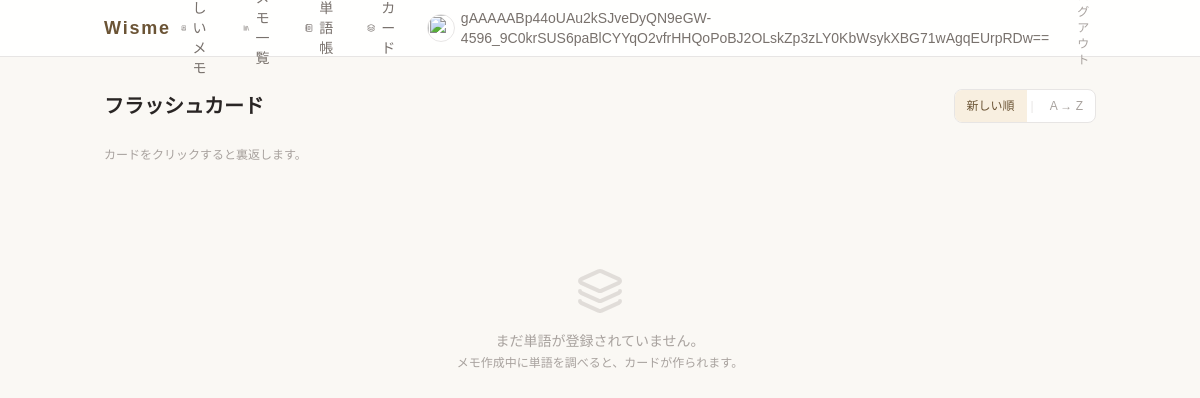
The app's page /wisme/quiz/ (signed in), older data.
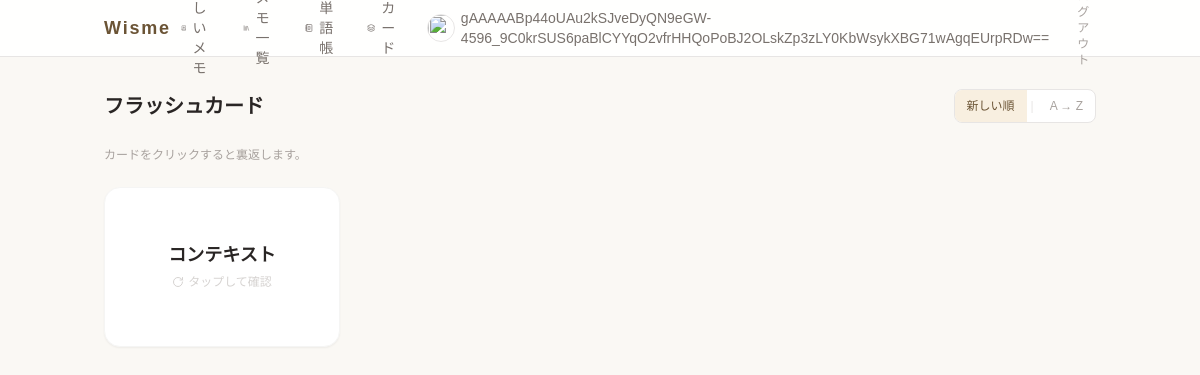
The same page, newer data.
### wisme/models.py (models this page shows, shortened)
class SearchedWord(models.Model):
    owner = models.ForeignKey(
        settings.AUTH_USER_MODEL,
        on_delete=models.CASCADE,
        null=True,
        blank=True,
        verbose_name="オーナー",
    )
    note = models.ForeignKey(
        Page,
        on_delete=models.CASCADE,
        related_name='words',
        null = True,
        blank = True,
        verbose_name = "関連メモ"
    )
    word = models.CharField(max_length=100,verbose_name="意味を知りたい単語")
    meaning = models.TextField(verbose_name="意味")
    created_at = models.DateTimeField(auto_now_add = True,verbose_name="検索日時")

### wisme/views.py (the view)
class FlashcardView(LoginRequiredMixin, ListView):
    model = SearchedWord
    template_name = 'wisme/flashcard.html'
    context_object_name = 'words'
    def get_queryset(self):
        qs = SearchedWord.objects.filter(owner=self.request.user).select_related('note')
        if self.request.GET.get('sort') == 'alpha':
            return qs.order_by('word')
        return qs.order_by('-created_at')

### templates/wisme/flashcard.html (shortened to what this page needs)
{% extends "base/wisme_base.html" %}
{% block body %}
<div class="flex items-center justify-between mb-6">
    <h1 class="text-xl font-semibold text-stone-800">フラッシュカード</h1>
    <div class="flex items-center gap-1 text-xs text-stone-400 bg-white border border-stone-200 rounded-lg overflow-hidden">
        <a href="?sort=created_at"
           class="px-3 py-2 hover:bg-accent-50 transition-colors {% if not request.GET.sort or request.GET.sort == 'created_at' %}bg-accent-50 text-accent-700 font-medium{% endif %}">
            新しい順
        </a>
        <span class="text-stone-200">|</span>
        <a href="?sort=alpha"
           class="px-3 py-2 hover:bg-accent-50 transition-colors {% if request.GET.sort == 'alpha' %}bg-accent-50 text-accent-700 font-medium{% endif %}">
            A → Z
        </a>
    </div>
</div>
<p class="text-xs text-stone-400 mb-6">カードをクリックすると裏返します。</p>
{% if words %}
<div class="grid grid-cols-2 sm:grid-cols-3 md:grid-cols-4 gap-4">
    {% for word in words %}
    <div class="flip h-40 cursor-pointer select-none" onclick="this.querySelector('.flip-inner').classList.toggle('is-flipped')">
        <div class="flip-inner">
            <div class="flip-face bg-white rounded-2xl border border-stone-100 shadow-sm flex flex-col items-center justify-center p-4 text-center">
                <p class="font-semibold text-stone-800 text-lg leading-tight">{{ word.word }}</p>
                <p class="text-xs text-stone-300 mt-2 flex items-center gap-1">
                    <i data-lucide="rotate-cw" class="w-3 h-3"></i>タップして確認
                </p>
            </div>
            <div class="flip-face flip-face-back bg-stone-800 rounded-2xl shadow-sm flex flex-col justify-between p-4">
                <p class="text-sm text-stone-100 leading-relaxed line-clamp-4">{{ word.meaning }}</p>
                {% if word.note %}
                <div class="flex items-center gap-2 mt-2 border-t border-stone-700 pt-2">
                    <p class="text-xs text-stone-400 leading-tight line-clamp-2">{{ word.note.title }}</p>
                </div>
                {% endif %}
            </div>
        </div>
    </div>
    {% endfor %}
</div>
{% else %}
<div class="text-center py-20 text-stone-400">
    <i data-lucide="layers" class="w-12 h-12 mx-auto mb-4 opacity-30"></i>
    <p class="text-sm">まだ単語が登録されていません。</p>
    <p class="text-xs mt-1">メモ作成中に単語を調べると、カードが作られます。</p>
</div>
{% endif %}
{% endblock %}

Row changes from the older to the newer data that the page shows:
added SearchedWord: word "コンテキスト"
Text that changed along with them:
text no longer shown: "まだ単語が登録されていません。 メモ作成中に単語を調べると、カードが作られます。"
